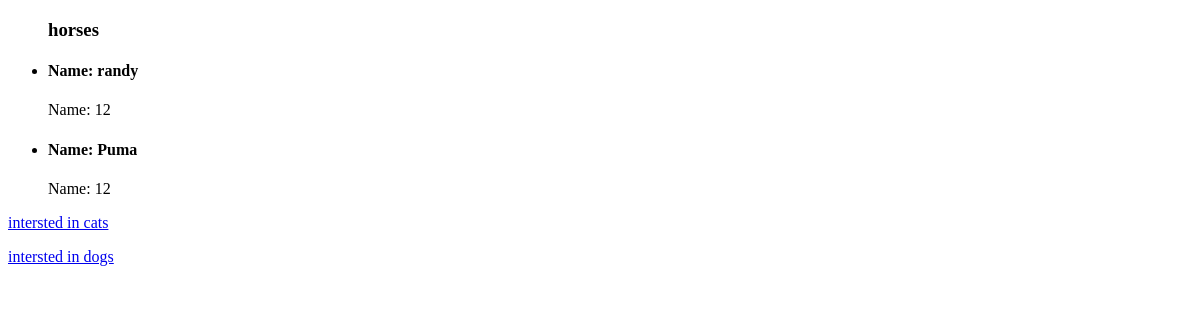
/animal/dog/, run on an earlier commit of the app's database.
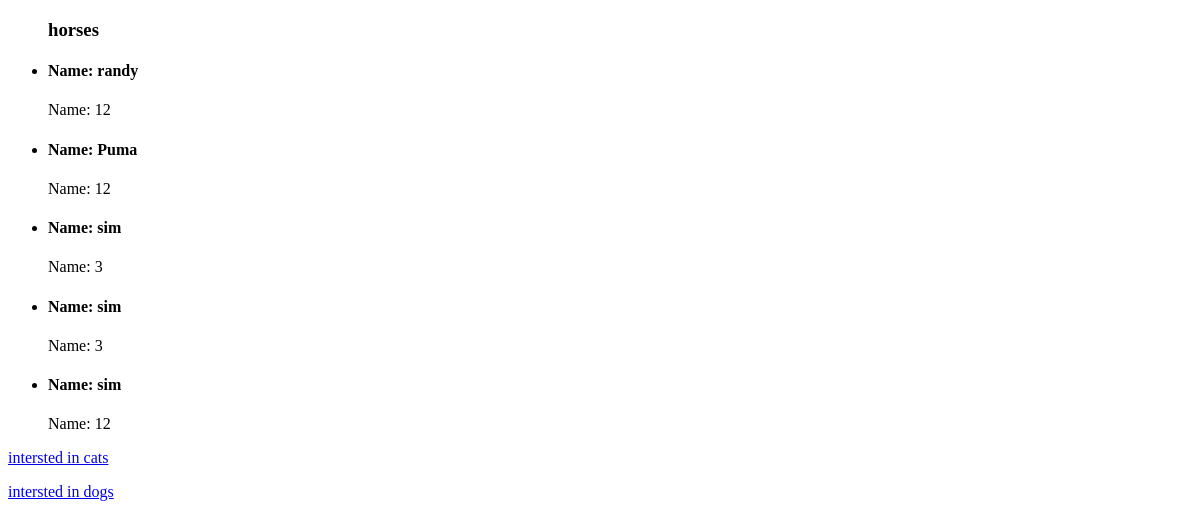
And on a later commit of the database.
### animal/models.py (models this page shows, shortened)
class Dog(m.Model):
    Name = m.CharField(max_length=255)
    age = m.IntegerField(default=12)

### animal/views.py (the view)
# urls.py: path("dog/", views.DogListView.as_view(), name="dogs"),
class DogListView(HorseListView):
    model = Dog

### animal/templates/animal/horse.html (shortened to what this page needs)
<!DOCTYPE html>
<html lang="en">
<head>
</head>
<body>
    <ul>
        <h3>horses</h3>
        {% if horses%}
        {% for horse in horses %}
        <li>
            <h4>Name: {{horse.Name}}</h4>
            <p>Name: {{horse.age}}</p>
        </li>
        {% endfor %}
        {% else %}
        <p>
            No horses found
        </p>
        {% endif %}
    </ul>
    <p>
        <a href="{% url 'animal:cats' %}">intersted in cats</a>
        </p><p><a href="{% url 'animal:dogs' %}">intersted in dogs</a>
    </p>
</body>
</html>

What changed in the data, as far as the page shows it:
added Dog: Name "sim", age "3"
added Dog: Name "sim", age "3"
added Dog: Name "sim", age "12"
